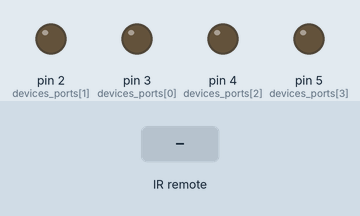
Bench run of a sketch on a simulated Arduino Uno, built with avr-gcc and run on an emulated ATmega328P. Shown: output pins drawn as LEDs (lit = HIGH). The inputs (shaded band) are chosen by the test bench.

Above: at 1.2 s.
1.3 s: infrared code 0xE950CB88 received
At 2.5 s:
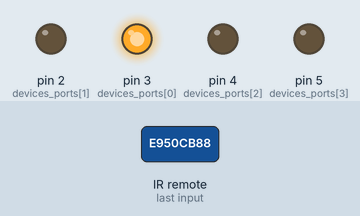
2.8 s: infrared code 0xC64CE4E8 received
At 3.8 s:
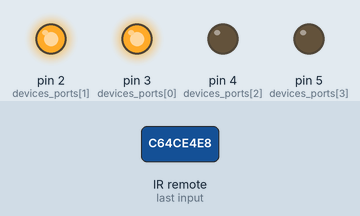
4.3 s: infrared code 0x79C51D84 received
At 5.0 s:
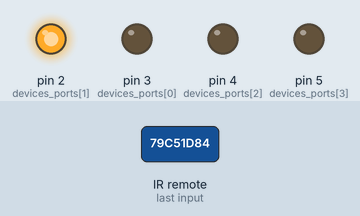
7.3 s: infrared code 0x164633AC received
At 8.4 s:
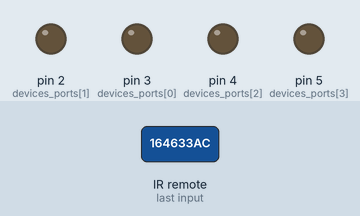
Timing chart, 0 to 9.8 s (numbered marks = the images above; inputs shaded):
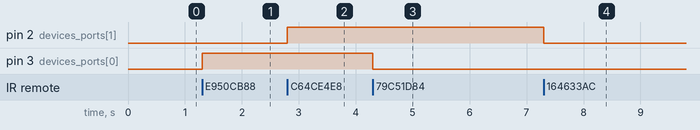

The sketch:

arduino_part.ino
```cpp
#include <IRremote.h>

IRrecv irrecv(7);
decode_results results;

int number_of_devices = 4;
int devices_ports[] = {3, 2, 4, 5, 6};
char devices_names[] = {'a', 'b', 'c', 'd', 'e'};

void setup() {
  Serial.begin(9600);
  irrecv.enableIRIn();

  for (int i = 0; i < number_of_devices; i++) {
    pinMode(devices_ports[i], OUTPUT);
    digitalWrite(devices_ports[i], false);
  }
}

void loop() {
  if ( irrecv.decode( &results )) {
    if(results.value == 3914386312)
      digitalWrite(devices_ports[0], true);
    else if (results.value == 2042961284)
        digitalWrite(devices_ports[0], false);

    if(results.value == 3326928104)
      digitalWrite(devices_ports[1], true);
    else if (results.value == 373699500)
        digitalWrite(devices_ports[1], false);

    irrecv.resume();
  }

  String recieved_command = "";
  while (Serial.available()){
    recieved_command += (char)Serial.read();
    delay(30);
  }

  if(recieved_command != ""){
    char device = recieved_command[0],
        command = recieved_command[1];

    int device_id = find_device_id(device);
    Serial.println(device_id);
    if(device_id != -1){
      if(device_id == 2)
        change_computer_state();
      else if(device_id == 3)
        power_on_computer();
      else{
        if (command == '1')
          digitalWrite(devices_ports[device_id], true);
        else if (command == '0')
          digitalWrite(devices_ports[device_id], false);
      }

      Serial.println("Ready");
    }
  }
}

void change_computer_state(){
  digitalWrite(devices_ports[2], HIGH);
  delay(2000);
  digitalWrite(devices_ports[2], LOW);
}

void power_on_computer(){
  digitalWrite(devices_ports[3], HIGH);
  delay(500);
  digitalWrite(devices_ports[3], LOW);
}

int find_device_id(char device_name) {
  for (int i = 0; i < number_of_devices; i++)
    if (devices_names[i] == device_name)
      return i;
  return -1;
}
```

Measured:
- after the input at 1.3 s, pin 3 (devices_ports[0]): LOW → HIGH at once
- after the input at 2.8 s, pin 2 (devices_ports[1]): LOW → HIGH at once
- after the input at 4.3 s, pin 3 (devices_ports[0]): HIGH → LOW at once
- after the input at 7.3 s, pin 2 (devices_ports[1]): HIGH → LOW at once
